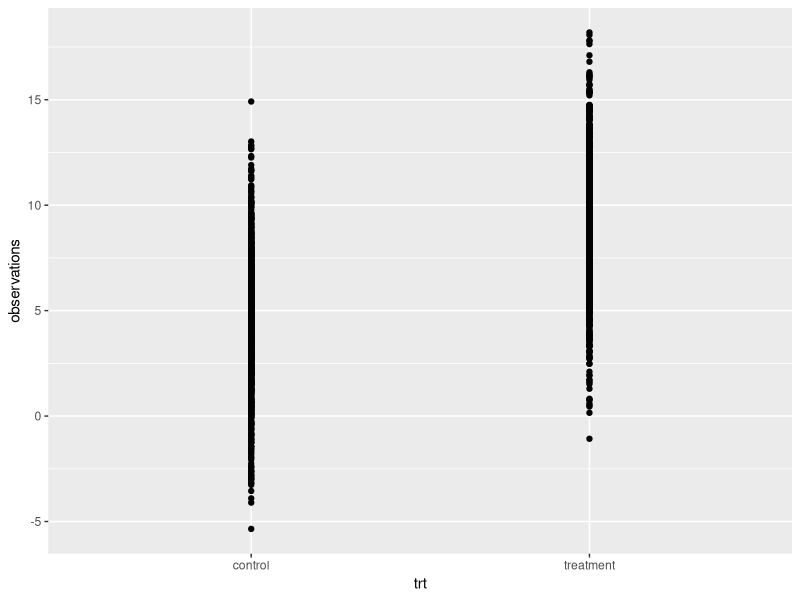
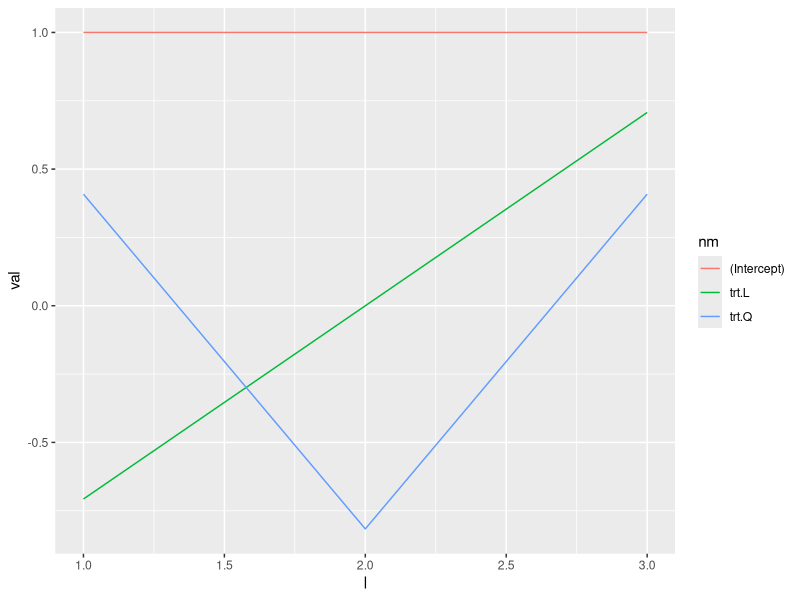

The R script that drew these images, in order:
# faking data for comparing means

means <- c("control" = 4.5,"treatment" = 9)

gl(2, k = 15, labels = names(means))

library(tidyverse)
means["control"]

fake_data <- tibble(trt = rep(names(means), each = 1000),
       expectation = means[trt],
       observations = rnorm(length(trt), mean = expectation, sd = 3))
fake_data |>
  ggplot(aes(x = trt, y = observations)) +
  geom_point()


model_demo <- lm(observations ~ 0 + trt, data = fake_data)
model.matrix(model_demo)


model_demo_inter <- lm(observations ~ 1 + trt, data = fake_data)
model.matrix(model_demo_inter) %*% c(40, 2)
summary(model_demo_inter)

?contrasts

every_biologist <- c("low", "med", "high")
fake_three_cats <- tibble(trt = rep(every_biologist, each = 15)) |>
  mutate(trt = ordered(trt, levels = every_biologist),
         resp = rnorm(length(trt)))

fake_three_cats

three_mod <- lm(resp ~ trt, data= fake_three_cats)
summary(three_mod)

as.data.frame(model.matrix(three_mod)) |>
  distinct() |>
  mutate(l = 1:3) |>
  pivot_longer(-l, names_to = "nm", values_to = "val") |>
  ggplot(aes(x = l, y = val, col = nm)) +
  geom_line()



